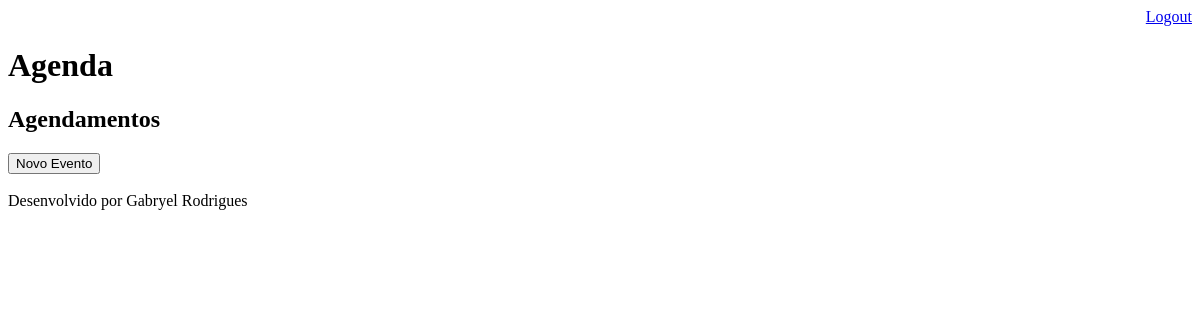
Page /agenda/ (signed in) on the earlier database version.
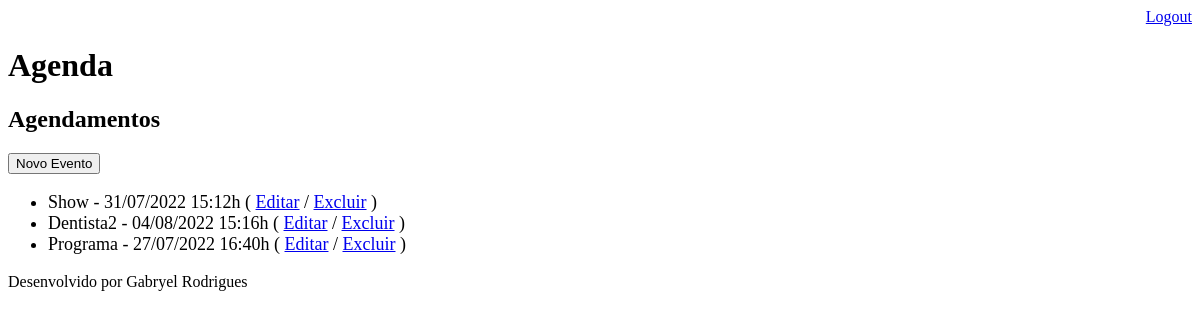
Same page on the later database version.
### core/models.py (models this page shows, shortened)
class Evento(models.Model):
    titulo = models.CharField(max_length=100)
    descricao = models.TextField(blank=True, null=True)  # pode esta em branco e ser nulo
    data_evento = models.DateTimeField(verbose_name='Data do Evento')  # Alterando o nome do tiutlo com verbose_name
    data_criacao = models.DateTimeField(auto_now=True)  # para pegar a hora que foi criado o evento
    usuario = models.ForeignKey(User,
                                on_delete=models.CASCADE)  # se o ususario dono da aplicacao for excluido, exclui todos os outros com on_delte
    class Meta:  # informando qual o nome do banco
        db_table = 'evento'
    def get_data_evento(self):  # chamando os eventos e a data de craicao para pagina de agendamento
        return self.data_evento.strftime('%d/%m/%Y %H:%Mh')
    def get_evento_atrasado(self):
        if self.data_evento < datetime.now():
            return True
        else:
            return False

### core/views.py (the view)
# urls.py: path('agenda/', views.lista_eventos), #criando a pagina de agendamento
@login_required(login_url='/login/') #chama a importacao
def lista_eventos(request): #reenderizar para pagina html que foi criada em templates
    usuario = request.user #filtar por usuario
    data_atual = datetime.now() - timedelta(hours=1)
    evento = Evento.objects.filter(usuario=usuario,
                                   data_evento__gt=data_atual)#filtar por usuario, caso nao queria filtar por usuario colque .all()
    dados = {'eventos':evento}
    return render(request, 'agenda.html', dados)

### templates/agenda.html (shortened to what this page needs)
{% extends "model-page.html" %}
{% block content %}
    <h2>Agendamentos</h2>
    <a href="evento/">
        <button type="button">Novo Evento</button>
    </a>
    <ul style="font-size: 18px">
        {% for evento in eventos %}
            <li>
                <div style=>
                    {{ evento.titulo }} - {{ evento.get_data_evento }}
                    ( <a href="evento/?id={{ evento.id }}">Editar</a>
                    / <a href="evento/delete/{{ evento.id }}/">Excluir</a> )
                </div>
            </li>
        {% endfor %}
    </ul>
{% endblock %}

### templates/model-page.html
<!DOCTYPE html>
<html lang="en">
<head>
    {% include "model-header.html" %}
</head>
<body>
    {% block content %} {% endblock %}
    {% include "model-footer.html" %}
</body>
</html>

### templates/model-header.html (shortened to what this page needs)
    <div align="right">
        <a href="/logout">Logout</a>
    </div>
    <h1>Agenda</h1>

### templates/model-footer.html
<p>Desenvolvido por Gabryel Rodrigues</p>

Differences in the rows shown:
added Evento: titulo "Show", get_data_evento "31/07/2022 15:12h"
added Evento: titulo "Dentista2", get_data_evento "04/08/2022 15:16h"
added Evento: titulo "Programa", get_data_evento "27/07/2022 16:40h"
